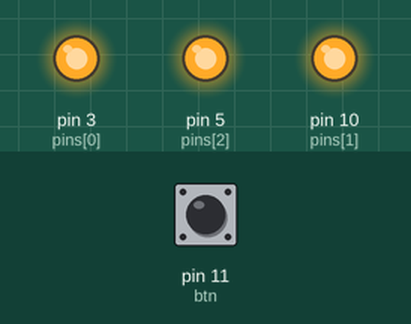
A sketch run on a simulated Arduino Uno, built with avr-gcc and run on an emulated ATmega328P. Parts: output pins drawn as LEDs (lit = HIGH). Inputs (shaded band) come from the test bench; at power-on: pin 11 (btn) HIGH.

Above: at 1.2 s.
1.3 s: pin 11 (btn) pulled LOW for 3.2 s
At 2.1 s:
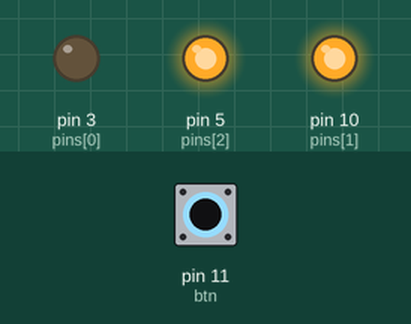
At 3.1 s:
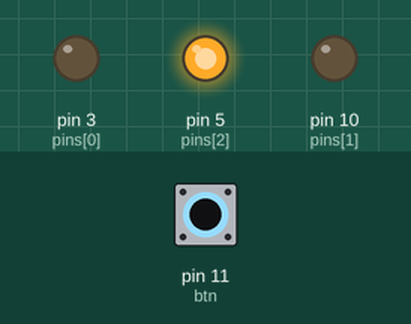
6.8 s: pin 11 (btn) pulled LOW for 0.15 s
8.4 s: pin 11 (btn) pulled LOW for 1 s
At 10.1 s:
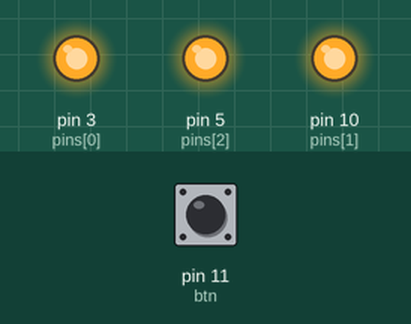
10.9 s: pin 11 (btn) pulled LOW for 0.15 s
12.5 s: pin 11 (btn) pulled LOW for 0.15 s
Timing chart, 0 to 12.6 s (numbered marks = the images above; inputs shaded):
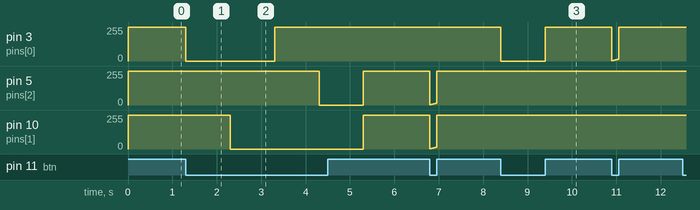

The sketch:

RGB_LED_PICKER.ino
```cpp
/*
To Do:
add second Color DONE
add blink rate picker DONE
Can i make fade an option? Or is strobe good enough?


Notes:
Math must b 'x = x - y;' not 'x - y;'

Instructions;

If you want one color on permenantly choose the first color then brightness, choose any second color/brightness
and then only press the button briefly when selecting flashing setting.
WILL THIS FLASH BETWEEN THE TWO OF STAY AT THE FIRST COLOR?
*/


int RGB[] = {255,255,255};
int storedRGB[2][3] = {{255,255,255},{255,255,255}};
int pins[] = {3,10,5};

int colors [8][3] {{0,255,255},{0,0,255},{255,0,255},{255,0,0},{255,255,0},{0,255,0},{0,0,0},{255,255,255}};
//red = 0
//yellow = 1
//green = 2
//cyan = 3
//blue = 4
//purple = 5
//white = 6
//off = 7;

int btn = 11;
bool colorSet0 = false;
bool colorSet1 = false;
bool brightSet0 = false;
bool brightSet1 = false;
bool flashSet = false;
bool lit = true;

//for hiding choose flash dialogue, remove for final version.
bool ask = false;

unsigned long pMillis = 0;
unsigned long pMillis1 = 0;

int interval = 1000;

//The starting value when changing the flashing setting.
int flashInt = 0;


void setup() {
  // put your setup code here, to run once:
pinMode(pins[0],OUTPUT);
pinMode(pins[1],OUTPUT);
pinMode(pins[2],OUTPUT);

pinMode(btn,INPUT);

setLED();
}


void loop() {
  // put your main code here, to run repeatedly:

  if(colorSet0 && brightSet0 && colorSet1 && brightSet1 && flashSet && flashInt > 5){
    if(millis() - pMillis >= flashInt){
      lit = !lit;
      pMillis = millis();
    }
    if(lit){
      setRGB(storedRGB[0][0],storedRGB[0][1],storedRGB[0][2]);
    }
    else if(!lit){
      setRGB(storedRGB[1][0],storedRGB[1][1],storedRGB[1][2]);
    }
  }
  else if(colorSet0 && brightSet0 && colorSet1 && brightSet1 && flashSet && flashInt == 5){
    setRGB(storedRGB[0][0],storedRGB[0][1],storedRGB[0][2]);
  }

  if(digitalRead(btn) == LOW && !colorSet0 && !colorSet1 && !brightSet0){
    for(int c = 0; c <=7;){
      if(pMillis + interval < millis()){
        if(digitalRead(btn) == HIGH){
          storeRGB(0,RGB[0],RGB[1],RGB[2]);
          colorSet0 = true;
          setRGB(colors[7][0],colors[7][1],colors[7][2]);
          break;
        }
        setRGB(colors[c][0],colors[c][1],colors[c][2]);
        c++;
        pMillis = millis();
      }
    }
  }

    if(digitalRead(btn) == LOW && colorSet0 && !colorSet1 && brightSet0){
    for(int c = 0; c <=7;){
      if(pMillis + interval < millis()){
        if(digitalRead(btn) == HIGH){
          storeRGB(1,RGB[0],RGB[1],RGB[2]);
          colorSet1 = true;
          setRGB(colors[7][0],colors[7][1],colors[7][2]);
          break;
        }
        setRGB(colors[c][0],colors[c][1],colors[c][2]);
        c++;
        pMillis = millis();
      }
    }
  }


  if(digitalRead(btn) == LOW && colorSet0 && !brightSet0){
    for(float b = 0; b < 255 ;){
      if(pMillis + (interval/100) < millis()){
        if(digitalRead(btn) == HIGH){
          brightSet0 = true;
          setRGB(colors[7][0],colors[7][1],colors[7][2]);
          break;
        }
        if(storedRGB[0][0]<255){
           storedRGB[0][0] = storedRGB[0][0] + 1;
        }
        if(storedRGB[0][1]<255){
           storedRGB[0][1] = storedRGB[0][1] + 1;
        }
        if(storedRGB[0][2]<255){
           storedRGB[0][2] = storedRGB[0][2] + 1;
        }
        b++;
        setRGB(storedRGB[0][0],storedRGB[0][1],storedRGB[0][2]);
        pMillis = millis();
      }
    }

  }

    if(digitalRead(btn) == LOW && colorSet0 && colorSet1 && brightSet0 && !brightSet1){
    for(float b = 0; b < 255 ;){
      if(pMillis + (interval/100) < millis()){
        if(digitalRead(btn) == HIGH){
          brightSet1 = true;
          setRGB(colors[7][0],colors[7][1],colors[7][2]);
          break;
        }
        if(storedRGB[1][0]<255){
           storedRGB[1][0] = storedRGB[1][0] + 1;
        }
        if(storedRGB[1][1]<255){
           storedRGB[1][1] = storedRGB[1][1] + 1;
        }
        if(storedRGB[1][2]<255){
           storedRGB[1][2] = storedRGB[1][2] + 1;
        }
        b++;
        setRGB(storedRGB[1][0],storedRGB[1][1],storedRGB[1][2]);
        pMillis = millis();
      }
    }

  }


    if(digitalRead(btn) == LOW && colorSet0 && colorSet1 && brightSet0 && brightSet1 && !flashSet){

      if(!ask){
        ask = true;
      }
      pMillis = millis();
      while(millis() - pMillis <= 1500){
        if(digitalRead(btn) == HIGH){
          flashSet = true;
          break;
        }
        if(interval == 10){
          flashSet = true;
          break;
        }


        if(millis() - pMillis1 >= flashInt){
          lit = !lit;
          pMillis1 = millis();
          }
        if(lit){
          setRGB(storedRGB[0][0],storedRGB[0][1],storedRGB[0][2]);
        }
        else if(!lit){
          setRGB(storedRGB[1][0],storedRGB[1][1],storedRGB[1][2]);
        }

      }
      flashInt = flashInt + 5;
    }
}

//Write the RGB levels to the relevant pins set in the variables
void setLED(){
  for(int i = 0; i<3; i++){
    analogWrite(pins[i], RGB[i]);
  }
}

//the working RGB values. takes in 3 ints, stores them in a RGB array and passes it on to be analogWrite'ed
void setRGB(int r,int g,int b){
  RGB[0] = r;
  RGB[1] = g;
  RGB[2] = b;
  setLED();
}

//used to store the final used values for the RGB. Read Only by the end
void storeRGB(int x, int r,int g,int b){
  storedRGB[x][0] = r;
  storedRGB[x][1] = g;
  storedRGB[x][2] = b;
}
```

Measured:
- after the input at 1.3 s, pin 3 (pins[0]): 255/255 → 0/255 at once, → 255/255 2.0 s later; pin 5 (pins[2]): 255/255 → 0/255 after 3.0 s, → 255/255 1.0 s later; pin 10 (pins[1]): 255/255 → 0/255 after 1.0 s, → 255/255 3.0 s later
- after the input at 8.4 s, pin 3 (pins[0]): 255/255 → 0/255 at once, → 255/255 1.0 s later
